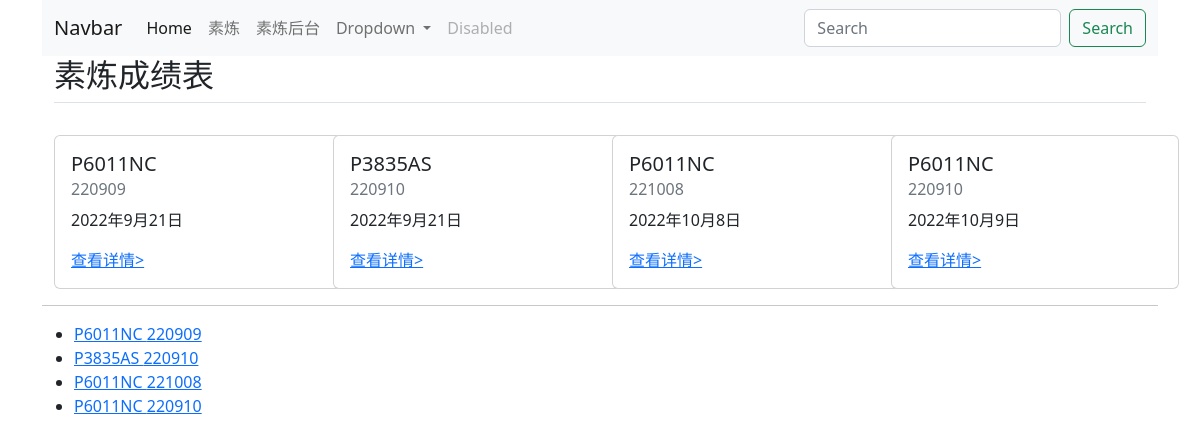
The page / on the database its author committed.
### mixs/models.py (models this page shows, shortened)
class ProductionPlan(models.Model):
    item = models.ForeignKey(Item, on_delete=models.PROTECT, verbose_name='品名')
    lot = models.ForeignKey(Lot, on_delete=models.PROTECT, verbose_name='批号')
    created = models.DateField(blank=True, verbose_name='出表时间')
    class Meta:
        verbose_name = verbose_name_plural = '素炼成绩表'

class Item(models.Model):
    customer = models.ForeignKey(Customer, on_delete=models.PROTECT, verbose_name='客户')
    name = models.CharField(max_length=255, verbose_name='品名')
    mv = models.CharField(max_length=255, verbose_name='门尼')
    mv_min = models.FloatField(verbose_name='最小值')
    mv_max = models.FloatField(verbose_name='最大值')
    temperature = models.IntegerField(default=100, blank=True, verbose_name='温度')
    rotor = models.CharField(max_length=255, default='ML 1+4', verbose_name='转子')
    def __str__(self):
        return self.name
    class Meta:
        verbose_name = verbose_name_plural = '品名清单'

class Lot(models.Model):
    lot = models.IntegerField(verbose_name='批号')
    def __str__(self):
        return str(self.lot)
    class Meta:
        verbose_name = verbose_name_plural = '批号'

### mixs/views.py (the view)
# urls.py: path('', views.index, name='index'),
def index(request):
    pps = ProductionPlan.objects.all()
    context = {
        'pps': pps,
    }
    return render(request, 'mixs/index.html', context)

### mixs/templates/mixs/index.html
{% extends 'mixs/header.html' %}
{% block content %}
{% if pps %}
<div class="container">
    <h2 class="pb-2 border-bottom">素炼成绩表</h2>
    <div class="row">
        {% for pp in pps %}
        <div class="col-sm-3 mt-4">
            <div class="card" style="width: 18rem;">
                <div class="card-body">
                    <h5 class="card-title">{{ pp.item }}</h5>
                    <h6 class="card-subtitle mb-2 text-muted">{{ pp.lot }}</h6>
                    <p class="card-text">{{ pp.created }}</p>
                    <a href="/mixs/{{ pp.id }}" class="card-link">查看详情></a>
                </div>
            </div>
        </div>
        {% endfor %}
    </div>
</div>
{% else %}
<p>no results.</p>
{% endif %}
<hr>
{% if pps %}
<ul>
    {% for pp in pps %}
    <li><a href="/mixs/{{ pp.id }}">{{ pp.item }} {{ pp.lot }}</a></li>
    {% endfor %}
</ul>
{% else %}
<p>no results.</p>
{% endif %}
{% endblock content %}

### rows shown on the page
ProductionPlan: item "P6011NC", lot "220909", created "2022年9月21日"
ProductionPlan: item "P3835AS", lot "220910", created "2022年9月21日"
ProductionPlan: item "P6011NC", lot "221008", created "2022年10月8日"
ProductionPlan: item "P6011NC", lot "220910", created "2022年10月9日"
